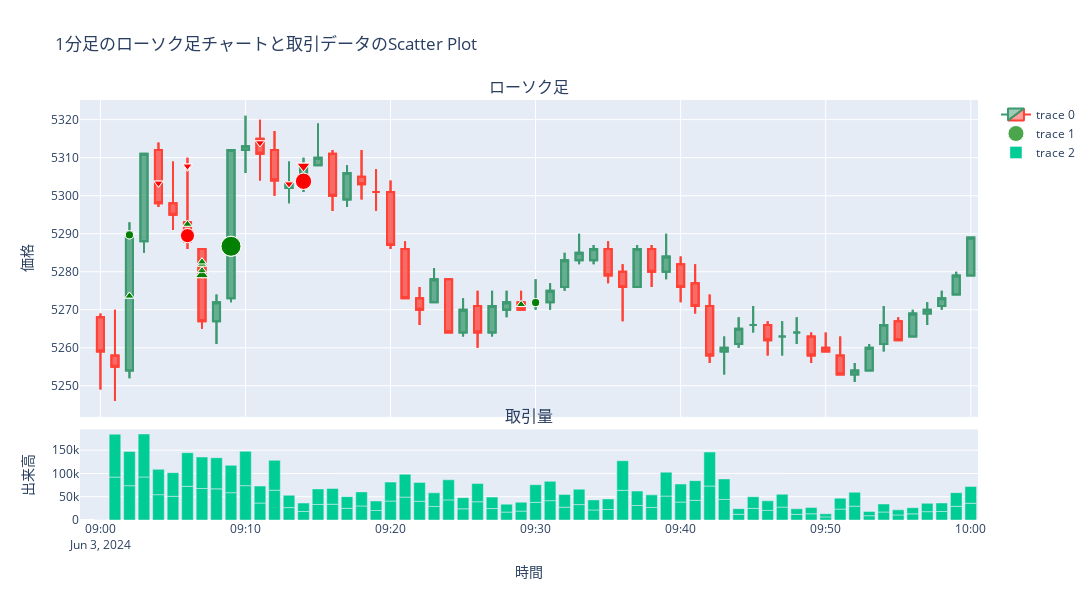

Write notebook code for a chart like this one.
### Code cell
import plotly.graph_objs as go
from plotly.subplots import make_subplots

# ローソク足チャート用のデータフレーム
df_candlestick = df.loc['2024-06-03'].between_time('09:00', '10:00')


# scatter plot用のデータフレーム
df_scatter = today[today['銘柄']==companies_dict[int(ticker)]]
df_scatter['約定数量[株/口]'] = df_scatter['約定数量[株/口]'].astype(float)
# マーカーの色と形を設定する関数
def set_color(row):
    if row['売買'] == '買建':
        return 'green'
    elif row['売買'] == '売埋':
        return 'green'
    elif row['売買'] == '売建':
        return 'red'
    elif row['売買'] == '買埋':
        return 'red'
    else:
        return ''  # デフォルトのマーカー

def set_marker(row):
    if row['売買'] == '買建':
        return 'triangle-up'
    elif row['売買'] == '売埋':
        return 'circle'
    elif row['売買'] == '売建':
        return 'triangle-down'
    elif row['売買'] == '買埋':
        return 'circle'
    else:
        return ''  # デフォルトのマーカー

# DataFrameの各行に対してマーカーの設定を適用
df_scatter['color'] = df_scatter.apply(set_color, axis=1)
df_scatter['marker'] = df_scatter.apply(set_marker, axis=1)

# サブプロットを作成
fig = make_subplots(rows=2, cols=1, shared_xaxes=True, 
                    vertical_spacing=0.03, subplot_titles=('ローソク足', '取引量'), 
                    row_width=[0.2, 0.7])

# ローソク足チャートを追加
fig.add_trace(go.Candlestick(x=df_candlestick.index,
                open=df_candlestick['Open'],
                high=df_candlestick['High'],
                low=df_candlestick['Low'],
                close=df_candlestick['Close']), row=1, col=1)

# scatter plotを追加
fig.add_trace(go.Scatter(x=df_scatter.index, y=df_scatter['約定単価[円]'], 
                         mode='markers',
                         marker=dict(size=df_scatter['約定数量[株/口]'],
                                     sizemode='area',  # サイズを面積として解釈
                                     sizeref=2.*max(df_scatter['約定数量[株/口]'])/(20.**2),  # サイズスケーリングのための参照値
                                     sizemin=1,  # マーカーの最小サイズ
                                     color=df_scatter['color'],  # マーカーの色
                                     symbol=df_scatter['marker']  # マーカーの形
                                     )),
                                      row=1, col=1
                                      )

# histgramを追加
fig.add_trace(go.Bar(
    x=df_candlestick.index,
    y=df_candlestick['Volume'],
),
    row=2,col=1
)

# グラフのレイアウトを更新
fig.update_layout(height=600, width=1600, title_text="1分足のローソク足チャートと取引データのScatter Plot")
fig.update_xaxes(title_text="時間", row=2, col=1)
fig.update_yaxes(title_text="価格", row=1, col=1)
fig.update_yaxes(title_text="出来高", row=2, col=1)
fig.update_layout(xaxis_rangeslider_visible=False)
# グラフを表示
fig.show()
